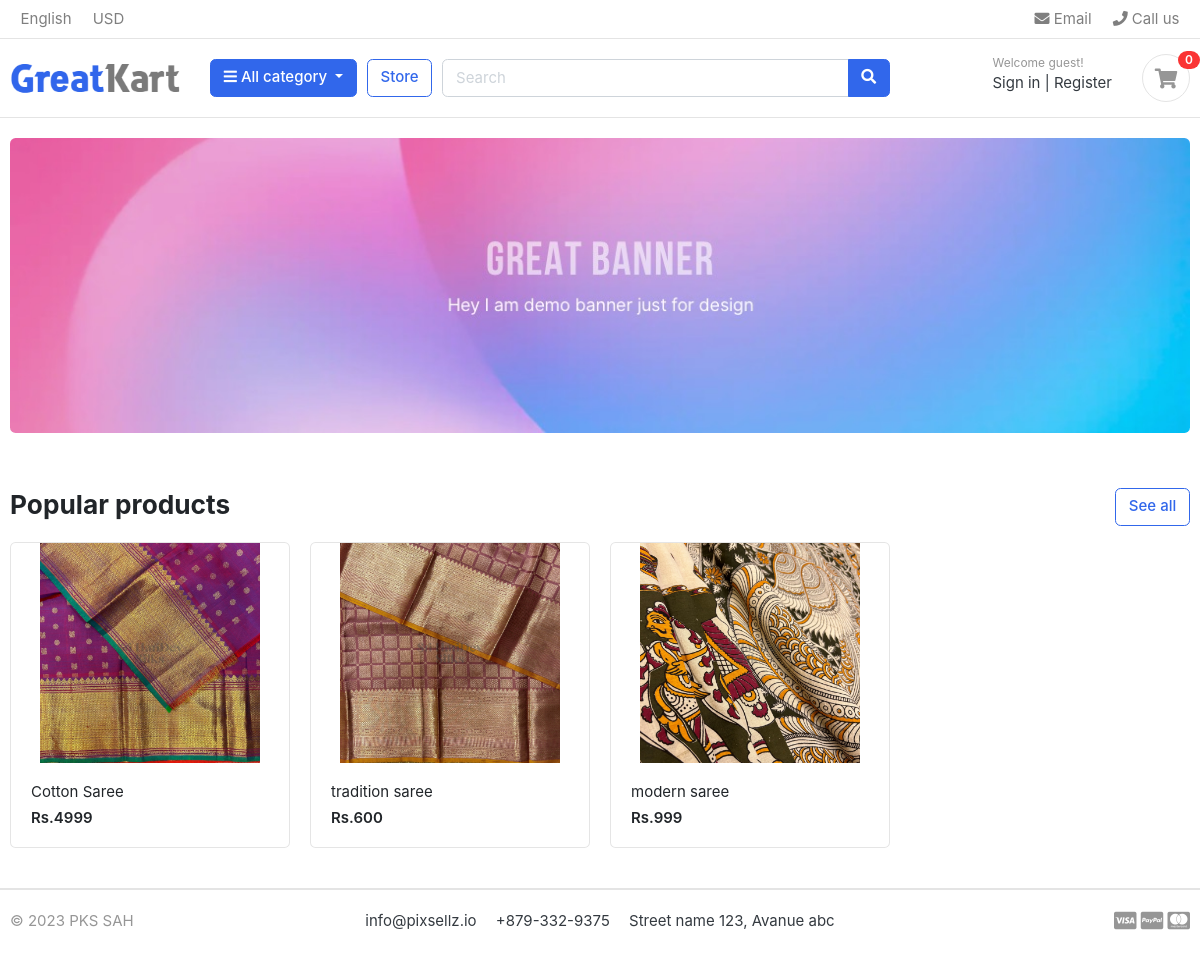
The app's page /, older data.
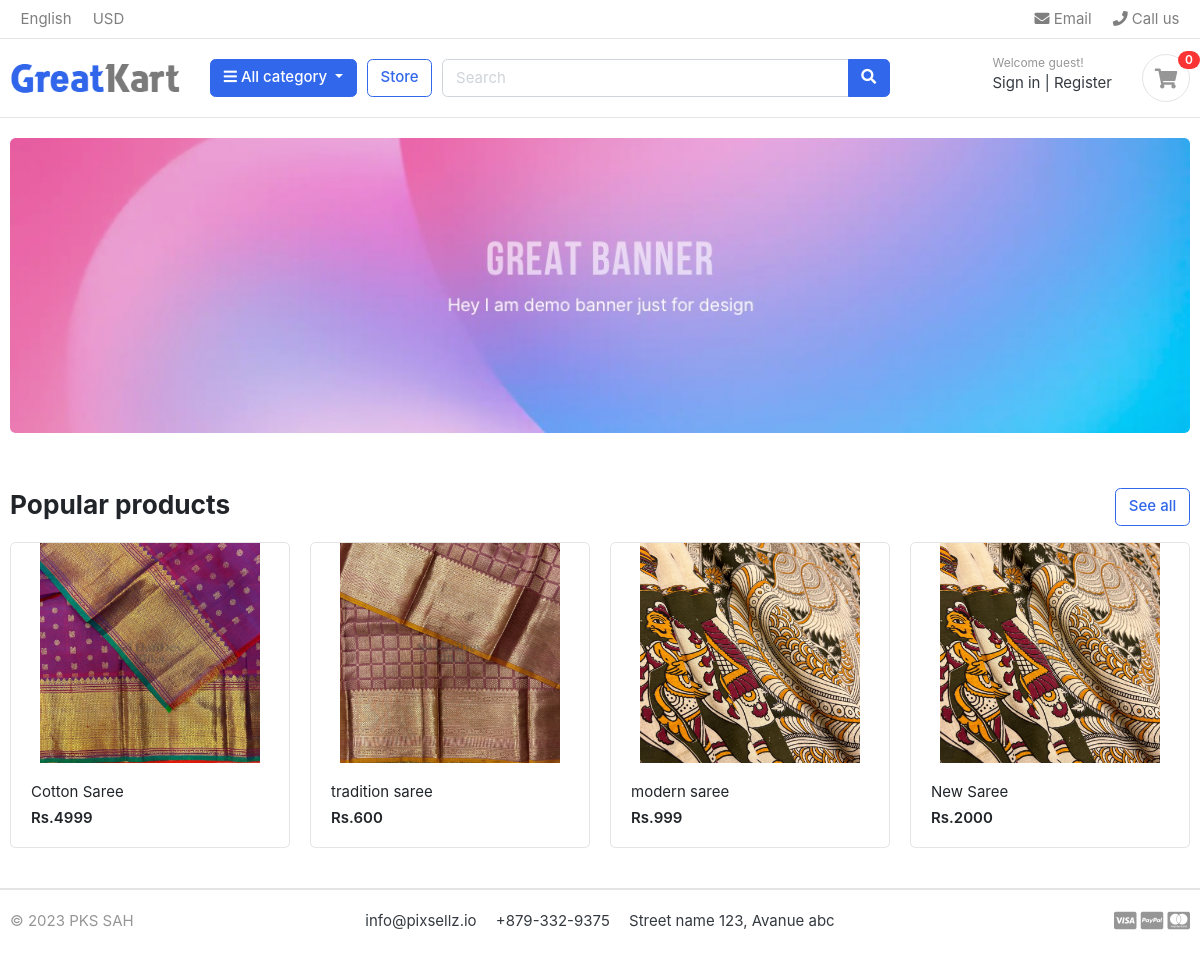
The same page, newer data.
### store/models.py (models this page shows, shortened)
class Product(models.Model):
    product_name = models.CharField(max_length=200, unique=True)
    slug = models.SlugField(max_length=200, unique=True)
    description = models.TextField(max_length=500, blank=True)
    price = models.IntegerField()
    images = models.ImageField(upload_to='photos/products')
    stock = models.IntegerField()
    is_available = models.BooleanField(default=True)
    category = models.ForeignKey(Category, on_delete=models.CASCADE)
    created_date = models.DateField(auto_now_add=True)
    modified_date = models.DateTimeField(auto_now=True)
    def get_url(self):
        return reverse('product_detail',args=[self.category.slug, self.slug])

### ecom/views.py (the view)
# urls.py: 2. Add a URL to urlpatterns:  path('', views.home, name='home')
def home(request):
    products = Product.objects.all().filter(is_available=True)
    context = {
        'products': products,
    }
    return render(request, 'home.html', context)

### category/context_processors.py (called while the page is built)
def menu_links(request):
    links = Category.objects.all()
    return dict(links=links)

### category/models.py (called while the page is built)
    def get_url(self):
        return reverse('product_by_category', args=[self.slug])

### templates/home.html
{% extends 'base.html' %}
{% load static %}
{% block content %}
<body>
</body>
<section class="section-intro padding-y-sm">
<div class="container">
<div class="intro-banner-wrap">
	<img src="{% static 'images/banners/1.jpg' %}" class="img-fluid rounded">
</div>
</div>
</section>
<section class="section-name padding-y-sm">
<div class="container">
<header class="section-heading">
	<a href="{% url 'store' %}" class="btn btn-outline-primary float-right">See all</a>
	<h3 class="section-title">Popular products</h3>
</header>
<div class="row">
	{% for product in products %}
	<div class="col-md-3">
		<div class="card card-product-grid">
			<a href="{{product.get_url}}" class="img-wrap"> <img src="{{ product.images.url }}"> </a>
			<figcaption class="info-wrap">
				<a href="{{product.get_url}}" class="title">{{product.product_name}}</a>
				<div class="price mt-1">Rs.{{product.price}}</div>
			</figcaption>
		</div>
	</div>
	{% endfor %}
</div>
</div>
</section>
{% endblock %}

Row changes from the older to the newer data that the page shows:
added Product: images (picture), product_name "New Saree", price "2000"
